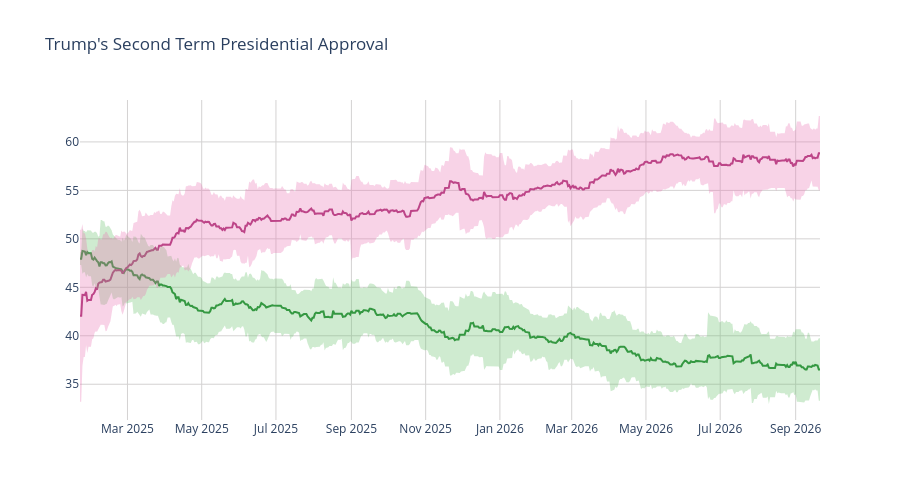

Here is the notebook cell this chart was saved with:
### Code cell
disappr_ci_hex = "#e86eaf"
appr_ci_hex = "#60be65"
disappr_ci_rgba = "rgba(232, 110, 175, 0.3)"
appr_ci_rgba = "rgba(96, 190, 101, 0.3)"
grid_col = "#d4d2d2"


# Approve
fig = go.Figure(go.Scatter(
    x=pres['end_date'],
    y=pres['approve'],
    hovertemplate="%{y:.2f}%",
    name="<b>Approve</b>",
    line=dict(color="#228833"),
    showlegend=False
))

# Disapprove
fig.add_trace(go.Scatter(
    x=pres['end_date'],
    y=pres['disapprove'],
    hovertemplate="%{y:.2f}%",
    name="<b>Disapprove</b>",
    line=dict(color="#aa3377"),
    showlegend=False
    )
)

# Approve CI
fig.add_traces([

    # Upper bound
    go.Scatter(
        x=pres['end_date'],
        y=pres['approve_upper_ci'],
        marker=dict(color=appr_ci_hex),
        line=dict(width=0),
        mode='lines',
        showlegend=False,
        hoverinfo="skip"
    ),

    # Lower bound
    go.Scatter(
        x=pres['end_date'],
        y=pres['approve_lower_ci'],
        marker=dict(color=appr_ci_hex),
        line=dict(width=0),
        mode='lines',
        fillcolor=appr_ci_rgba,
        fill="tonexty",
        showlegend=False,
        hoverinfo="skip"
    )
])

# Disapprove CI
fig.add_traces([

    # Upper bound
    go.Scatter(
        x=pres['end_date'],
        y=pres['disapprove_upper_ci'],
        marker=dict(color=disappr_ci_hex),
        line=dict(width=0),
        mode='lines',
        showlegend=False,
        hoverinfo="skip"
    ),

    # Lower bound
    go.Scatter(
        x=pres['end_date'],
        y=pres['disapprove_lower_ci'],
        marker=dict(color=disappr_ci_hex),
        line=dict(width=0),
        mode='lines',
        fillcolor=disappr_ci_rgba,
        fill="tonexty",
        showlegend=False,
        hoverinfo="skip"
    )
])

fig.update_layout(
    title=dict(text="Trump's Second Term Presidential Approval"),
    hovermode="x"
)

fig.update_xaxes(gridcolor=grid_col)
fig.update_yaxes(gridcolor=grid_col)

fig.update_layout(hovermode="x", hoverlabel_align="right", plot_bgcolor="rgba(0, 0, 0, 0)", height=500)
fig.show()

### Figure 1 — Plotly figure (JSON) as saved in the notebook; plotly's stock layout.template omitted (floating-point values rounded to 4 significant figures; data arrays with more than 128 entries replaced by an {"elided": "..."} marker saying what was removed)
{"data": [{"hovertemplate": "%{y:.2f}%", "line": {"color": "#228833"}, "name": "<b>Approve</b>", "showlegend": false, "type": "scatter", "x": {"elided": "609 str values"}, "y": {"elided": "609 float values"}}, {"hovertemplate": "%{y:.2f}%", "line": {"color": "#aa3377"}, "name": "<b>Disapprove</b>", "showlegend": false, "type": "scatter", "x": {"elided": "609 str values"}, "y": {"elided": "609 float values"}}, {"hoverinfo": "skip", "line": {"width": 0}, "marker": {"color": "#60be65"}, "mode": "lines", "showlegend": false, "type": "scatter", "x": {"elided": "609 str values"}, "y": {"elided": "609 float values"}}, {"fill": "tonexty", "fillcolor": "rgba(96, 190, 101, 0.3)", "hoverinfo": "skip", "line": {"width": 0}, "marker": {"color": "#60be65"}, "mode": "lines", "showlegend": false, "type": "scatter", "x": {"elided": "609 str values"}, "y": {"elided": "609 float values"}}, {"hoverinfo": "skip", "line": {"width": 0}, "marker": {"color": "#e86eaf"}, "mode": "lines", "showlegend": false, "type": "scatter", "x": {"elided": "609 str values"}, "y": {"elided": "609 float values"}}, {"fill": "tonexty", "fillcolor": "rgba(232, 110, 175, 0.3)", "hoverinfo": "skip", "line": {"width": 0}, "marker": {"color": "#e86eaf"}, "mode": "lines", "showlegend": false, "type": "scatter", "x": {"elided": "609 str values"}, "y": {"elided": "609 float values"}}], "layout": {"height": 500, "hoverlabel": {"align": "right"}, "hovermode": "x", "plot_bgcolor": "rgba(0, 0, 0, 0)", "title": {"text": "Trump's Second Term Presidential Approval"}, "xaxis": {"gridcolor": "#d4d2d2"}, "yaxis": {"gridcolor": "#d4d2d2"}}}
